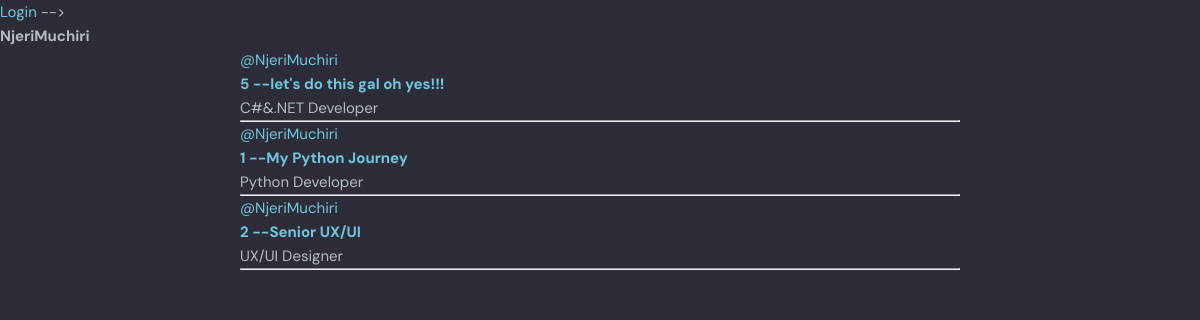
Page /profile/1/ on the committed database.
### journeyingblogs/models.py (models this page shows, shortened)
class Chamber(models.Model):
    host = models.ForeignKey(User, on_delete=models.SET_NULL, null=True)
    topic = models.ForeignKey(Topic, on_delete=models.SET_NULL, null=True)
    name = models.CharField(max_length=200)
    description = models.TextField(null=True, blank=True)
    techiesspace = models.ManyToManyField(User, related_name='techiesspace', blank=True)
    updated = models.DateTimeField(auto_now=True)
    created = models.DateTimeField(auto_now_add=True)
    class Meta:
       ordering = ['-updated', '-created']

class Topic(models.Model):
    name = models.CharField(max_length=200)

### journeyingblogs/views.py (the view)
# urls.py: path('profile/<str:pk>/', views.userProfile, name="user-profile"),
def userProfile(request, pk):
    user = User.objects.get(id=pk)
    chambers = user.chamber_set.all()
    chamber_messages = user.message_set.all()
    topics = Topic.objects.all()
    context = {'user': user, 'chambers': chambers, 'chamber_messages': chamber_messages,
               'topics': topics}
    return render(request, 'journeyingblogs/userprofile.html', context)

### journeyingblogs/templates/journeyingblogs/userprofile.html (shortened to what this page needs)
{% extends 'main.html' %}
{% block content %}
<h1>{{user.username}}</h1>
<div class="userprofile-container">
    <div>
        </div>
            <div>
             {% include 'journeyingblogs/content.html' %}
            </div>
        <div>
    </div>
</div>
{% endblock %}

### journeyingblogs/templates/journeyingblogs/content.html (shortened to what this page needs)
<div>
    {% for chamber in chambers %}
    <div>
        <a href="{% url 'user-profile' chamber.host.id %}">@{{chamber.host.username}}</span>
        <h5>{{chamber.id}} -- <a href="{% url 'chamber' chamber.id %}">{{chamber.name}}</h5></a>
        <small>{{chamber.topic.name}}</small>
        <hr>
    </div>
    {% endfor %}
    </div>

### static/styles/style.css (style rules this page uses)
:root { --color-main: #71c6dd; --color-main-light: #e1f6fb; --color-dark: #3f4156; --color-dark-medium: #51546e; --color-dark-light: #696d97; --color-light: #e5e5e5; --color-gray: #8b8b8b; --color-light-gray: #b2bdbd; --color-bg: #2d2d39; --color-success: #5dd693; --color-error: #fc4b0b; }
* { font-family: "DM Sans", -apple-system, BlinkMacSystemFont, "Segoe UI", Roboto, Oxygen, Ubuntu, Cantarell, "Open Sans", "Helvetica Neue", sans-serif; margin: 0; padding: 0; box-sizing: border-box; text-rendering: optimizeLegibility; font-size: inherit; }
html { font-size: 56.25%; }
@media only screen and (min-width: 1200px) { html { font-size: 62.5%; } }
body { line-height: 1.6; font-weight: 400; font-size: 1.5rem; color: var(--color-light-gray); background-color: var(--color-bg); min-height: 100vh; }
a { display: inline-block; color: var(--color-main); text-decoration: none; }

### journeyingblogs/templates/journeyingblogs/userprofile.html (style rules this page uses)
.userprofile-container { display: grid; grid-template-columns: 1fr 3fr 1fr; }

### rows in the picture
Chamber: host.username "NjeriMuchiri", id "5", name "let's do this gal oh yes!!!", topic.name "C#&.NET Developer"
Chamber: host.username "NjeriMuchiri", id "1", name "My Python Journey", topic.name "Python Developer"
Chamber: host.username "NjeriMuchiri", id "2", name "Senior UX/UI", topic.name "UX/UI Designer"

### other values in the picture
{{ user.username }} "NjeriMuchiri"
